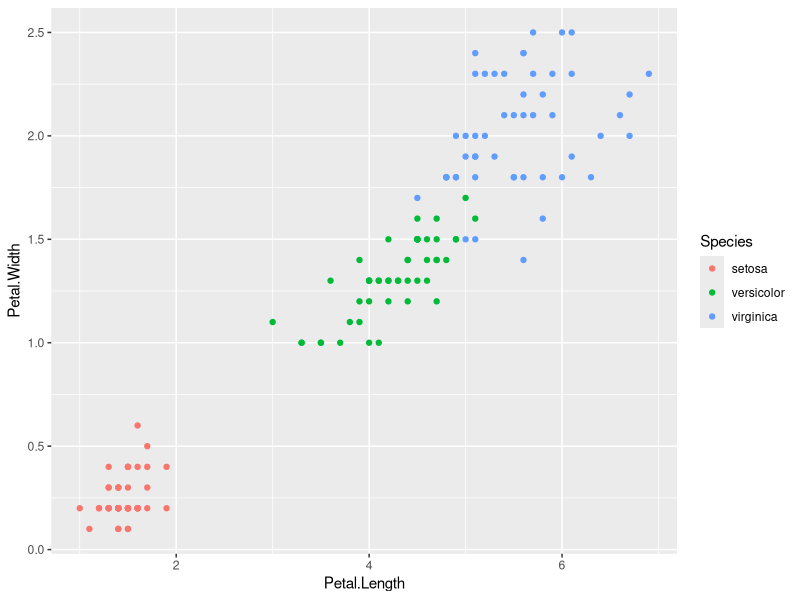
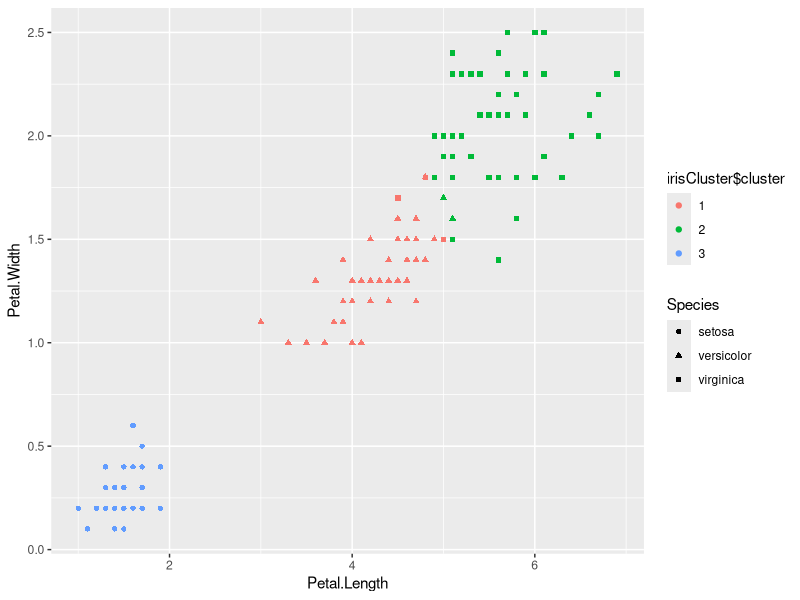

These figures' R source, in order:
## ---- chunk 1
knitr::opts_chunk$set(echo = TRUE)
## ---- chunk 2
library(datasets)
library(ggplot2)
## ---- chunk 3
head(iris)
summary(iris)
## ---- chunk 4
ggplot(iris, aes(Petal.Length, Petal.Width, color = Species)) + geom_point()

## ---- chunk 5
set.seed(20)
irisCluster <- kmeans(iris[, 3:4], 3, nstart = 20)
## ---- chunk 6
irisCluster
## ---- chunk 7
table(irisCluster$cluster, iris$Species)
## ---- chunk 8
irisCluster$cluster <- as.factor(irisCluster$cluster)
ggplot(iris, aes(Petal.Length, Petal.Width, 
                 color = irisCluster$cluster,
                 shape = Species)) + 
    geom_point()
